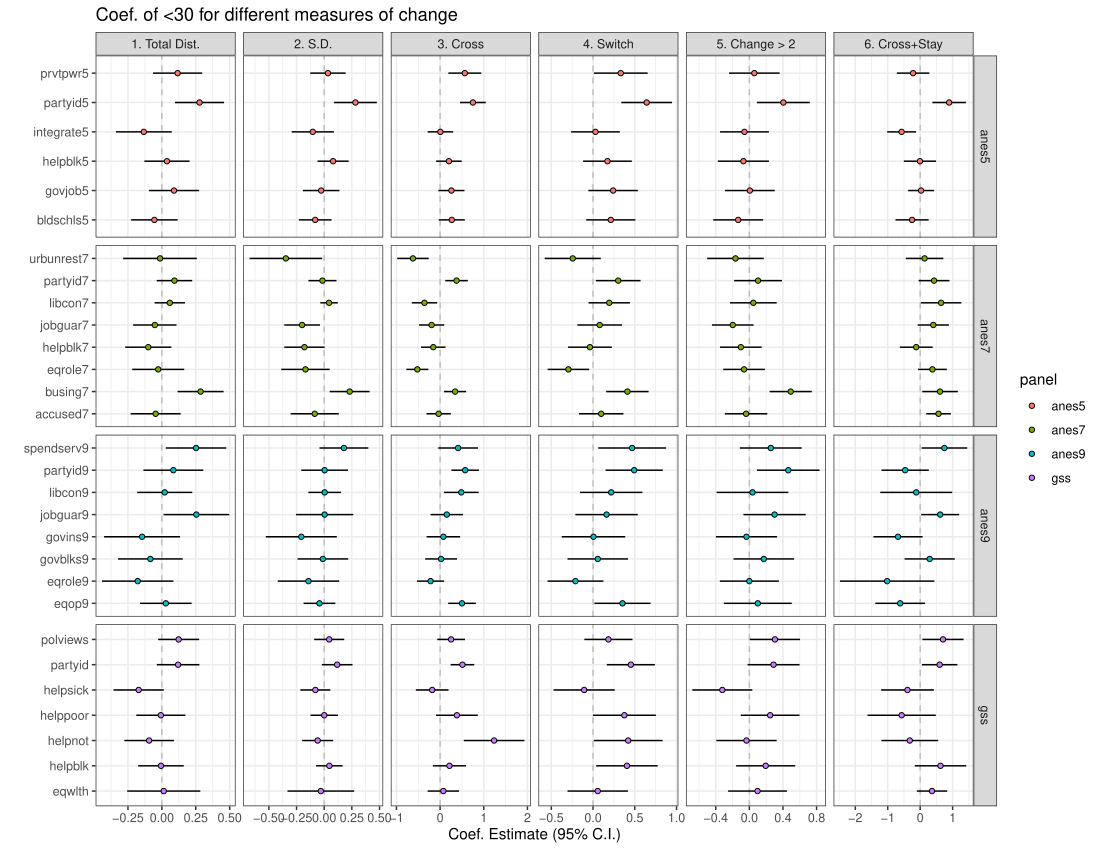

Write R code to recreate this figure.


# Analyses of Clean Data


load("~/Dropbox/formative_period/clean_anes5.Rdata")
load("~/Dropbox/formative_period/clean_anes7.Rdata")
load("~/Dropbox/formative_period/clean_anes9.Rdata")
load("~/Dropbox/formative_period/clean_g6.Rdata")


m1 <- function(.x) {
  tidy(lm(total_dist ~ young, data = .x)) %>%
    mutate(outcome = "1. Total Dist.")
}

m2 <- function(.x) {
  tidy(lm(sd ~ young, data = .x)) %>%
    mutate(outcome = "2. S.D.")
}

m3 <- function(.x) {
  tidy(glm(stable_opinion ~ young, data = .x,
           family = binomial(link = "logit"))) %>%
    mutate(outcome = "3. Cross")
}

m4 <- function(.x) {
  tidy(glm(stable_middle ~ young, 
           data = .x,
           family = binomial(link = "logit"))) %>%
    mutate(outcome = "4. Switch")
}

m5 <- function(.x) {
  tidy(glm(change_2 ~ young,
           data = .x,
           family = binomial(link = "logit"))) %>%
    mutate(outcome = "5. Change > 2")
}

m6 <- function(.x) {
  tidy(glm(durable_change ~ young,
           data = .x,
           family = binomial(link = "logit"))) %>%
    mutate(outcome = "6. Cross+Stay")
}



canes5 <- clean_anes5 %>%
  mutate(id = 1:nrow(clean_anes5)) %>%
  select(-c(ed_2, ed_3, age_2, age_3, marital_2, marital_3, child_2, child_3,
            sex_1:race_3)) %>%
  zap_labels() %>%
  mutate(ed_1 = factor(ed_1),
         ed_1 = relevel(ed_1, ref = "hs"),
         marital_1 = factor(marital_1),
         marital_1 = relevel(marital_1, ref = "married")) %>%
  mutate(across(c(helpblk5_1, helpblk5_3, integrate5_1, integrate5_3,
                  govjob5_1, govjob5_3, fgnaid5_1, fgnaid5_3, 
                  bldschls5_1, bldschls5_3, fghtcomm5_1, fghtcomm5_3,
                  stayhome5_1, stayhome5_3, prvtpwr5_1, prvtpwr5_3), 
                ~recode(.x, "0"=3, "1"=1, "2"=2, "3"=3, "4"=4, "5"=5, "8"=3,
                                       "9"=NA_real_)),
         across(c(helpblk5_2, integrate5_2, govjob5_2, fgnaid5_2,
                  bldschls5_2, fghtcomm5_2, stayhome5_2, prvtpwr5_2), 
                ~recode(.x, "7"=3, "1"=1, "2"=2, "3"=3, "4"=4, "5"=5, "8"=3,
                        "9"=NA_real_)),
         across(c(partyid5_1, partyid5_2, partyid5_3), 
                ~recode(.x, "0"=1, "1"=2, "2"=3, "3"=4, "4"=5, "5"=6, 
                        "6"=7, "7"=4, "8"=4, "9"=NA_real_))) %>%
  pivot_longer(helpblk5_1:partyid5_3) %>%
  separate(name, into = c("var", "wave")) %>%
  mutate(wave = paste0("y", wave)) %>%
  spread(wave, value) 

#Construct outcomes:
metrics5 <- canes5 %>%
  filter(var != "partyid5") %>%
  #scalar metrics
  mutate(total_dist = abs(y3 - y1),
         change_12 = abs(y1 - y2),
         change_23 = abs(y2 - y3),
         mean = (y1 + y2 + y3)/3,
         sd = ((y1 - mean)^2 + (y2 - mean)^2 + (y3 - mean)^2)/3) %>%
  #qualitative metrics
  mutate(
    #Stays on one side of the scale
    stable_opinion = ifelse((y1 < 3 & y2 < 3 & y3 < 3)|(y1 > 3 & y2 > 3 & y3 > 3), 0, 1),
    #Stays in the middle
    stable_middle = ifelse((y1 == 3 & y2 == 3 & y3 == 3)|stable_opinion == 0, 0, 1),
    #Can include middle
    stable_include = ifelse((y1 <= 3 & y2 <= 3 & y3 <= 3)|(y1 >= 3 & y2 >= 3 & y3 >= 3), 0, 1),
    #Any change larger than 2?
    change_2 = ifelse(total_dist >= 2 | change_12 >= 2 | change_23 > 2, 1, 0),
    change_3 = ifelse(total_dist >= 3 | change_12 >= 3 | change_23 > 3, 1, 0),
    #Durable change
    durable_change = ifelse((y1 < 3 & y2 > 3 & y3 > 3)|(y1 > 3 & y2 < 3 & y3 < 3)|
                              (y1 < 3 & y2 < 3 & y3 > 3)|(y1 > 3 & y2 > 3 & y3 < 3), 1, 0),
    vacillate =  ifelse((y1 < 3 & y2 > 3 & y3 < 3)|(y1 > 3 & y2 < 3 & y3 > 3), 1, 0)) %>%
  mutate(young = ifelse(age_1 < 30, 1, 0)) %>%
  select(-mean) %>%
  filter(var %in% c("bldschls5", "govjob5", "helpblk5", "integrate5", "prvtpwr5"))


pv5 <- canes5 %>%
  filter(var == "partyid5") %>%
  mutate(total_dist = abs(y3 - y1),
         change_12 = abs(y1 - y2),
         change_23 = abs(y2 - y3),
         mean = (y1 + y2 + y3)/3,
         sd = ((y1 - mean)^2 + (y2 - mean)^2 + (y3 - mean)^2)/3) %>%
  #qualitative metrics
  mutate(
    #Stays on one side of the scale
    stable_opinion = ifelse((y1 < 4 & y2 < 4 & y3 < 4)|(y1 > 4 & y2 > 4 & y3 > 4), 0, 1),
    #Stays in the middle
    stable_middle = ifelse((y1 == 4 & y2 == 4 & y3 == 4)|stable_opinion == 0, 0, 1),
    #Any change larger than 2?
    change_2 = ifelse(total_dist >= 2 | change_12 >= 2 | change_23 > 2, 1, 0),
    #Durable change
    durable_change = ifelse((y1 < 4 & y2 > 4 & y3 > 4)|(y1 > 4 & y2 < 4 & y3 < 4)|
                              (y1 < 4 & y2 < 4 & y3 > 4)|(y1 > 4 & y2 > 4 & y3 < 4), 1, 0),
    vacillate =  ifelse((y1 < 4 & y2 > 4 & y3 < 4)|(y1 > 4 & y2 < 4 & y3 > 4), 1, 0)) %>%
  mutate(young = ifelse(age_1 < 30, 1, 0)) %>%
  select(-mean)


canes5_results <- bind_rows(metrics5, pv5) %>%
  group_by(var) %>%
  nest() %>%
  mutate(m1 = map(data, m1),
         m2 = map(data, m2),
         m3 = map(data, m3),
         m4 = map(data, m4),
         m5 = map(data, m5),
         m6 = map(data, m6)) %>%
  pivot_longer(m1:m6) %>%
  unnest(value) 

canes5_results.ed <- bind_rows(metrics5, pv5) %>%
  group_by(var) %>%
  nest() %>%
  mutate(m1 = map(data, m1.ed),
         m2 = map(data, m2.ed),
         m3 = map(data, m3.ed),
         m4 = map(data, m4.ed),
         m5 = map(data, m5.ed),
         m6 = map(data, m6.ed)) %>%
  pivot_longer(m1:m6) %>%
  unnest(value) 

canes5_results.mar <- bind_rows(metrics5, pv5) %>%
  group_by(var) %>%
  nest() %>%
  mutate(m1 = map(data, m1.mar),
         m2 = map(data, m2.mar),
         m3 = map(data, m3.mar),
         m4 = map(data, m4.mar),
         m5 = map(data, m5.mar),
         m6 = map(data, m6.mar)) %>%
  pivot_longer(m1:m6) %>%
  unnest(value) 


###### 1970s panel

load("~/Dropbox/formative_period/clean_anes7.Rdata")

canes7 <- clean_anes7 %>%
  mutate(id = 1:nrow(clean_anes7)) %>%
  select(-c(ed_2, ed_3, age_2, age_3, marital_2, marital_3, child_2, child_3)) %>%
  zap_labels() %>%
  mutate(ed_1 = factor(ed_1),
         ed_1 = relevel(ed_1, ref = "hs"),
         marital_1 = factor(marital_1),
         marital_1 = relevel(marital_1, ref = "married")) %>%
  mutate(across(c(helpblk7_1, helpblk7_2, helpblk7_3,
                  busing7_1, busing7_2, busing7_3,
                  jobguar7_1, jobguar7_2, jobguar7_3,
                  urbunrest7_1, urbunrest7_2, urbunrest7_3,
                  accused7_1, accused7_2, accused7_3,
                  eqrole7_1, eqrole7_2, eqrole7_3,
                  libcon7_1, libcon7_2, libcon7_3), 
                ~recode(.x, "0"=4, "1"=1, "2"=2, "3"=3, "4"=4, "5"=5, "6"=6,
                        "7"=7, "8"= 4,"9"=NA_real_)),
         across(c(partyid7_1, partyid7_2, partyid7_3), 
                ~recode(.x, "0"=1, "1"=2, "2"=3, "3"=4, "4"=5, "5"=6, 
                        "6"=7, "7"=4, "8"=4, "9"=NA_real_))) %>%
  pivot_longer(helpblk7_1:libcon7_3) %>%
  separate(name, into = c("var", "wave")) %>%
  mutate(wave = paste0("y", wave)) %>%
  spread(wave, value) 

metrics7 <- canes7 %>%
  mutate(total_dist = abs(y3 - y1),
         change_12 = abs(y1 - y2),
         change_23 = abs(y2 - y3),
         mean = (y1 + y2 + y3)/3,
         sd = ((y1 - mean)^2 + (y2 - mean)^2 + (y3 - mean)^2)/3) %>%
  #qualitative metrics
  mutate(
    #Stays on one side of the scale
    stable_opinion = ifelse((y1 < 4 & y2 < 4 & y3 < 4)|(y1 > 4 & y2 > 4 & y3 > 4), 0, 1),
    #Stays in the middle
    stable_middle = ifelse((y1 == 4 & y2 == 4 & y3 == 4)|stable_opinion == 0, 0, 1),
    #Any change larger than 2?
    change_2 = ifelse(total_dist >= 2 | change_12 >= 2 | change_23 > 2, 1, 0),
    #Durable change
    durable_change = ifelse((y1 < 4 & y2 > 4 & y3 > 4)|(y1 > 4 & y2 < 4 & y3 < 4)|
                              (y1 < 4 & y2 < 4 & y3 > 4)|(y1 > 4 & y2 > 4 & y3 < 4), 1, 0),
    vacillate =  ifelse((y1 < 4 & y2 > 4 & y3 < 4)|(y1 > 4 & y2 < 4 & y3 > 4), 1, 0)) %>%
  mutate(young = ifelse(age_1 < 30, 1, 0)) %>%
  select(-mean)


canes7_results <- metrics7 %>%
  group_by(var) %>%
  nest() %>%
  mutate(m1 = map(data, m1),
         m2 = map(data, m2),
         m3 = map(data, m3),
         m4 = map(data, m4),
         m5 = map(data, m5),
         m6 = map(data, m6)) %>%
  pivot_longer(m1:m6) %>%
  unnest(value) 

canes7_results.ed <- metrics7 %>%
  group_by(var) %>%
  nest() %>%
  mutate(m1 = map(data, m1.ed),
         m2 = map(data, m2.ed),
         m3 = map(data, m3.ed),
         m4 = map(data, m4.ed),
         m5 = map(data, m5.ed),
         m6 = map(data, m6.ed)) %>%
  pivot_longer(m1:m6) %>%
  unnest(value) 

canes7_results.mar <- metrics7 %>%
  group_by(var) %>%
  nest() %>%
  mutate(m1 = map(data, m1.mar),
         m2 = map(data, m2.mar),
         m3 = map(data, m3.mar),
         m4 = map(data, m4.mar),
         m5 = map(data, m5.mar),
         m6 = map(data, m6.mar)) %>%
  pivot_longer(m1:m6) %>%
  unnest(value) 


### 1990 ANES

load("~/Dropbox/formative_period/clean_anes9.Rdata")


canes9 <- clean_anes9 %>%
  mutate(id = 1:nrow(clean_anes9)) %>%
  select(-c(ed_2, ed_3, age_2, age_3, marital_2, marital_3)) %>%
  zap_labels() %>%
  mutate(ed_1 = factor(ed_1),
         ed_1 = relevel(ed_1, ref = "hs"),
         marital_1 = factor(marital_1),
         marital_1 = relevel(marital_1, ref = "married")) %>%
  mutate(across(c(govins9_1, govins9_2, govins9_3,
                  jobguar9_1, jobguar9_2, jobguar9_3,
                  spendserv9_1, spendserv9_2, spendserv9_3,
                  govblks9_1, govblks9_2, govblks9_3,
                  eqrole9_1, eqrole9_2, eqrole9_3,
                  libcon9_1, libcon9_2, libcon9_3), 
                ~recode(.x, "0"=4, "1"=1, "2"=2, "3"=3, "4"=4, "5"=5, "6"=6,
                        "7"=7, "8"= 4,"9"=NA_real_)),
         across(c(partyid9_1, partyid9_2, partyid9_3), 
                ~recode(.x, "0"=1, "1"=2, "2"=3, "3"=4, "4"=5, "5"=6, 
                        "6"=7, "7"=4, "8"=4, "9"=NA_real_)),
         across(c(eqop9_1, eqop9_2, eqop9_3),
                ~recode(.x, "0"=4, "1"=2, "2"=3, "3"=4, "4"=5, "5"=6, 
                        "8"= 4,"9"=NA_real_))) %>%
  pivot_longer(govins9_1:libcon9_3) %>%
  separate(name, into = c("var", "wave")) %>%
  mutate(wave = paste0("y", wave)) %>%
  spread(wave, value) 


metrics9 <- canes9 %>%
  mutate(total_dist = abs(y3 - y1),
         change_12 = abs(y1 - y2),
         change_23 = abs(y2 - y3),
         mean = (y1 + y2 + y3)/3,
         sd = ((y1 - mean)^2 + (y2 - mean)^2 + (y3 - mean)^2)/3) %>%
  #qualitative metrics
  mutate(
    #Stays on one side of the scale
    stable_opinion = ifelse((y1 < 4 & y2 < 4 & y3 < 4)|(y1 > 4 & y2 > 4 & y3 > 4), 0, 1),
    #Stays in the middle
    stable_middle = ifelse((y1 == 4 & y2 == 4 & y3 == 4)|stable_opinion == 0, 0, 1),
    #Any change larger than 2?
    change_2 = ifelse(total_dist >= 2 | change_12 >= 2 | change_23 > 2, 1, 0),
    #Durable change
    durable_change = ifelse((y1 < 4 & y2 > 4 & y3 > 4)|(y1 > 4 & y2 < 4 & y3 < 4)|
                              (y1 < 4 & y2 < 4 & y3 > 4)|(y1 > 4 & y2 > 4 & y3 < 4), 1, 0),
    vacillate =  ifelse((y1 < 4 & y2 > 4 & y3 < 4)|(y1 > 4 & y2 < 4 & y3 > 4), 1, 0)) %>%
  mutate(young = ifelse(age_1 < 30, 1, 0)) %>%
  select(-mean)

canes9_results <- metrics9 %>%
  group_by(var) %>%
  nest() %>%
  mutate(m1 = map(data, m1),
         m2 = map(data, m2),
         m3 = map(data, m3),
         m4 = map(data, m4),
         m5 = map(data, m5),
         m6 = map(data, m6)) %>%
  pivot_longer(m1:m6) %>%
  unnest(value) 

canes9_results.ed <- metrics9 %>%
  group_by(var) %>%
  nest() %>%
  mutate(m1 = map(data, m1.ed),
         m2 = map(data, m2.ed),
         m3 = map(data, m3.ed),
         m4 = map(data, m4.ed),
         m5 = map(data, m5.ed),
         m6 = map(data, m6.ed)) %>%
  pivot_longer(m1:m6) %>%
  unnest(value) 

canes9_results.mar <- metrics9 %>%
  group_by(var) %>%
  nest() %>%
  mutate(m1 = map(data, m1.mar),
         m2 = map(data, m2.mar),
         m3 = map(data, m3.mar),
         m4 = map(data, m4.mar),
         m5 = map(data, m5.mar),
         m6 = map(data, m6.mar)) %>%
  pivot_longer(m1:m6) %>%
  unnest(value) 


## GSS Panels


canes0 <- clean_g6 %>%
  mutate(id = 1:nrow(clean_g6)) %>%
  select(-c(ed_2, ed_3, age_2, age_3, marital_2, marital_3)) %>%
  zap_labels() %>%
  mutate(ed_1 = factor(ed_1),
         ed_1 = relevel(ed_1, ref = "hs"),
         marital_1 = factor(marital_1),
         marital_1 = relevel(marital_1, ref = "married")) %>%
  mutate(across(c(helppoor_1, helppoor_2, helppoor_3, 
                  helpnot_1, helpnot_2, helpnot_3,
                  helpsick_1, helpsick_2, helpsick_3,
                  helpblk_1, helpblk_2, helpblk_3), 
                ~recode(.x, "1"=2, "2"=3, "3"=4, "4"=5, "5"=6)),
         across(c(partyid_1, partyid_2, partyid_3), 
                ~recode(.x, "0"=1, "1"=2, "2"=3, "3"=4, "4"=5, "5"=6, 
                        "6"=7, "7"=4, "8"=4, "9"=NA_real_))) %>%
  pivot_longer(helppoor_1:partyid_3) %>%
  separate(name, into = c("var", "wave")) %>%
  mutate(wave = paste0("y", wave)) %>%
  spread(wave, value) 

metrics0 <- canes0 %>%
  mutate(total_dist = abs(y3 - y1),
         change_12 = abs(y1 - y2),
         change_23 = abs(y2 - y3),
         mean = (y1 + y2 + y3)/3,
         sd = ((y1 - mean)^2 + (y2 - mean)^2 + (y3 - mean)^2)/3) %>%
  #qualitative metrics
  mutate(
    #Stays on one side of the scale
    stable_opinion = ifelse((y1 < 4 & y2 < 4 & y3 < 4)|(y1 > 4 & y2 > 4 & y3 > 4), 0, 1),
    #Stays in the middle
    stable_middle = ifelse((y1 == 4 & y2 == 4 & y3 == 4)|stable_opinion == 0, 0, 1),
    #Any change larger than 2?
    change_2 = ifelse(total_dist >= 2 | change_12 >= 2 | change_23 > 2, 1, 0),
    #Durable change
    durable_change = ifelse((y1 < 4 & y2 > 4 & y3 > 4)|(y1 > 4 & y2 < 4 & y3 < 4)|
                              (y1 < 4 & y2 < 4 & y3 > 4)|(y1 > 4 & y2 > 4 & y3 < 4), 1, 0),
    vacillate =  ifelse((y1 < 4 & y2 > 4 & y3 < 4)|(y1 > 4 & y2 < 4 & y3 > 4), 1, 0)) %>%
  mutate(young = ifelse(age_1 < 30, 1, 0)) %>%
  select(-mean)

canes0_results <- metrics0 %>%
  group_by(var) %>%
  nest() %>%
  mutate(m1 = map(data, m1),
         m2 = map(data, m2),
         m3 = map(data, m3),
         m4 = map(data, m4),
         m5 = map(data, m5),
         m6 = map(data, m6)) %>%
  pivot_longer(m1:m6) %>%
  unnest(value) 

canes0_results.ed <- metrics0 %>%
  group_by(var) %>%
  nest() %>%
  mutate(m1 = map(data, m1.ed),
         m2 = map(data, m2.ed),
         m3 = map(data, m3.ed),
         m4 = map(data, m4.ed),
         m5 = map(data, m5.ed),
         m6 = map(data, m6.ed)) %>%
  pivot_longer(m1:m6) %>%
  unnest(value) 

canes0_results.mar <- metrics0 %>%
  group_by(var) %>%
  nest() %>%
  mutate(m1 = map(data, m1.mar),
         m2 = map(data, m2.mar),
         m3 = map(data, m3.mar),
         m4 = map(data, m4.mar),
         m5 = map(data, m5.mar),
         m6 = map(data, m6.mar)) %>%
  pivot_longer(m1:m6) %>%
  unnest(value) 






####### Figures with all of them


bind_rows(canes5_results %>% mutate(panel = "anes5"), 
          canes7_results %>% mutate(panel = "anes7"),
          canes9_results %>% mutate(panel = "anes9"),
          canes0_results %>% mutate(panel = "gss")) %>%
  filter(term %in% c("young")) %>%
  mutate(sig = ifelse(statistic > 1.65, 1, 0)) %>%
  ggplot(aes(x = estimate, y = var, fill = panel)) + 
  facet_grid(panel~outcome,
             scales = "free") + 
  geom_vline(xintercept = 0, linetype = 2, color = "gray") + 
  geom_linerange(aes(xmin = estimate - 1.96 * std.error, xmax = estimate + 1.96*std.error)) + 
  geom_point(shape = 21) + 
  theme_bw() + 
  labs(x = "Coef. Estimate (95% C.I.)",
       y = "", title = "Coef. of <30 for different measures of change")




bind_rows(canes5_results %>% mutate(panel = "anes5"), 
          canes7_results %>% mutate(panel = "anes7"),
          canes9_results %>% mutate(panel = "anes9"),
          canes0_results %>% mutate(panel = "gss")) %>%
  filter(term == "(Intercept)",
         name %in% c("m3", "m4", "m5", "m6")) %>% 
  mutate(lo.low = estimate - 1.96*std.error,
         lo = estimate,
         lo.high = estimate + 1.96*std.error,
         ci.low = exp(lo.low) / (1 + exp(lo.low)),
         ci.mid = exp(estimate) / (1 + exp(estimate)),
         ci.high = exp(lo.high) / (1 + exp(lo.high))) %>% 
  ggplot(aes(x = ci.mid, y = var, fill = panel)) + 
  geom_linerange(aes(xmin = ci.low, xmax = ci.high)) + 
  geom_point(shape = 21) + 
  facet_grid(panel ~ outcome, scales = "free_y") + 
  theme_bw()



bind_rows(canes5_results %>% mutate(panel = "anes5"), 
          canes7_results %>% mutate(panel = "anes7"),
          canes9_results %>% mutate(panel = "anes9"),
          canes0_results %>% mutate(panel = "gss")) 








#Coefficient Models

m1.ed <- function(.x) {
  tidy(lm(total_dist ~ young + ed_1, data = .x)) %>%
    mutate(outcome = "1. Total Dist.")
}

m2.ed <- function(.x) {
  tidy(lm(sd ~ young + ed_1, data = .x)) %>%
    mutate(outcome = "2. S.D.")
}

m3.ed <- function(.x) {
  tidy(glm(stable_opinion ~ young + ed_1, data = .x,
           family = binomial(link = "logit"))) %>%
    mutate(outcome = "3. Cross")
}

m4.ed <- function(.x) {
  tidy(glm(stable_middle ~ young + ed_1, 
           data = .x,
           family = binomial(link = "logit"))) %>%
    mutate(outcome = "4. Switch")
}

m5.ed <- function(.x) {
  tidy(glm(change_2 ~ young + ed_1,
           data = .x,
           family = binomial(link = "logit"))) %>%
    mutate(outcome = "5. Change > 2")
}

m6.ed <- function(.x) {
  tidy(glm(durable_change ~ young + ed_1,
           data = .x,
           family = binomial(link = "logit"))) %>%
    mutate(outcome = "6. Cross+Stay")
}




m1.mar <- function(.x) {
  tidy(lm(total_dist ~ young + marital_1, data = .x)) %>%
    mutate(outcome = "1. Total Dist.")
}

m2.mar <- function(.x) {
  tidy(lm(sd ~ young + marital_1, data = .x)) %>%
    mutate(outcome = "2. S.D.")
}

m3.mar <- function(.x) {
  tidy(glm(stable_opinion ~ young + marital_1, data = .x,
           family = binomial(link = "logit"))) %>%
    mutate(outcome = "3. Cross")
}

m4.mar <- function(.x) {
  tidy(glm(stable_middle ~ young + marital_1, 
           data = .x,
           family = binomial(link = "logit"))) %>%
    mutate(outcome = "4. Switch")
}

m5.mar <- function(.x) {
  tidy(glm(change_2 ~ young + marital_1,
           data = .x,
           family = binomial(link = "logit"))) %>%
    mutate(outcome = "5. Change > 2")
}

m6.mar <- function(.x) {
  tidy(glm(durable_change ~ young + marital_1,
           data = .x,
           family = binomial(link = "logit"))) %>%
    mutate(outcome = "6. Cross+Stay")
}






bind_rows(canes5_results.ed %>% mutate(panel = "anes5"), 
          canes7_results.ed %>% mutate(panel = "anes7"),
          canes9_results.ed %>% mutate(panel = "anes9"),
          canes0_results.ed %>% mutate(panel = "gss")) %>%
  filter(term %in% c("ed_1ba", "ed_1less than")) %>%
  mutate(term = recode(term, "ed_1ba"="BA", "ed_1less than"="Less than HS")) %>%
  mutate(sig = ifelse(abs(statistic) > 1.96, 1, 0)) %>%
  ggplot(aes(x = estimate, y = var, fill = term, color = as.factor(sig))) + 
  facet_grid(panel~outcome,
             scales = "free") + 
  geom_vline(xintercept = 0, linetype = 2, color = "gray") + 
  geom_linerange(aes(xmin = estimate - 1.96 * std.error, xmax = estimate + 1.96*std.error)) + 
  geom_point(shape = 21) + 
  theme_bw() + 
  scale_color_manual(values = c("gray", "black"), labels = c("no", "yes")) + 
  labs(x = "Coef. Estimate (95% C.I.)",
       y = "", title = "Coef. for educational measures on change measures",
       subtitle = "HS degree is reference group. Control for 'young'",
       fill = "Degree",
       color = "Sig at p < .05")

bind_rows(canes5_results.mar %>% mutate(panel = "anes5"), 
          canes7_results.mar %>% mutate(panel = "anes7"),
          canes9_results.mar %>% mutate(panel = "anes9"),
          canes0_results.mar %>% mutate(panel = "gss")) %>%
  filter(term %in% c("marital_1other", "marital_1single/nm")) %>%
  mutate(term = recode(term, "marital_1other"="Previously Married", "marital_1single/nm"="Never Married")) %>%
  mutate(sig = ifelse(abs(statistic) > 1.96, 1, 0)) %>%
  ggplot(aes(x = estimate, y = var, fill = term, color = as.factor(sig))) + 
  facet_grid(panel~outcome,
             scales = "free") + 
  geom_vline(xintercept = 0, linetype = 2, color = "gray") + 
  geom_linerange(aes(xmin = estimate - 1.96 * std.error, xmax = estimate + 1.96*std.error)) + 
  geom_point(shape = 21) + 
  theme_bw() + 
  scale_color_manual(values = c("gray", "black"), labels = c("no", "yes")) + 
  labs(x = "Coef. Estimate (95% C.I.)",
       y = "", title = "Coef. Estimates for Marital Statuses",
       subtitle = "Married is reference group. Control for 'young'",
       fill = "Degree",
       color = "Sig at p < .05")
